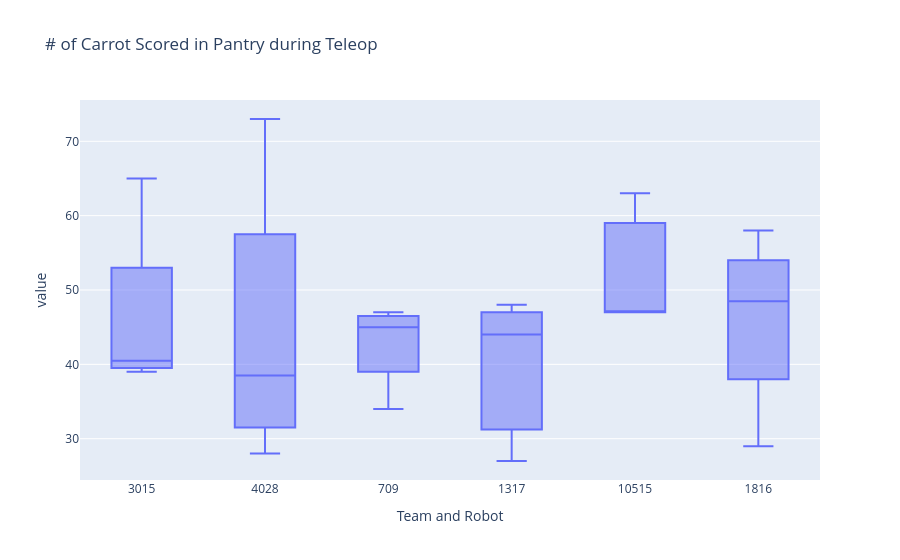

This figure's notebook cell:
### Code cell
# total pantry  cake tele (box + whisker)
scouted_data["telCarrot"] = scouted_data["telCarrotL1"] + scouted_data["telCarrotL2"] + scouted_data["telCarrotL3"]
#result = scouted_data.groupby("Team and Robot").mean(numeric_only = True).reset_index()
result = scouted_data[scouted_data["Team and Robot"].isin(["3015", "1317", "10515", "1816", "4028", "709"])]
fig = px.box(result, y=["telCarrot"], x="Team and Robot",title=("# of Carrot Scored in Pantry during Teleop"))
fig
#result

### Figure 1 — Plotly figure (JSON) as saved in the notebook; plotly's stock layout.template omitted (floating-point values rounded to 4 significant figures)
{"data": [{"alignmentgroup": "True", "hovertemplate": "Team and Robot=%{x}<br>value=%{y}<extra></extra>", "legendgroup": "", "marker": {"color": "#636efa"}, "name": "", "notched": false, "offsetgroup": "", "orientation": "v", "showlegend": false, "type": "box", "x": ["3015", "4028", "709", "1317", "10515", "1816", "3015", "4028", "1816", "3015", "1317", "10515", "1816", "4028", "709", "709", "1816", "3015", "1317", "709", "10515", "4028"], "x0": " ", "xaxis": "x", "y": [65, 35, 46, 44, 47, 47, 40, 28, 50, 39, 27, 47, 29, 42, 34, 47, 58, 41, 48, 44, 63, 73], "y0": " ", "yaxis": "y"}], "layout": {"boxmode": "group", "legend": {"tracegroupgap": 0}, "title": {"text": "# of Carrot Scored in Pantry during Teleop"}, "xaxis": {"anchor": "y", "domain": [0, 1], "title": {"text": "Team and Robot"}}, "yaxis": {"anchor": "x", "domain": [0, 1], "title": {"text": "value"}}}}
